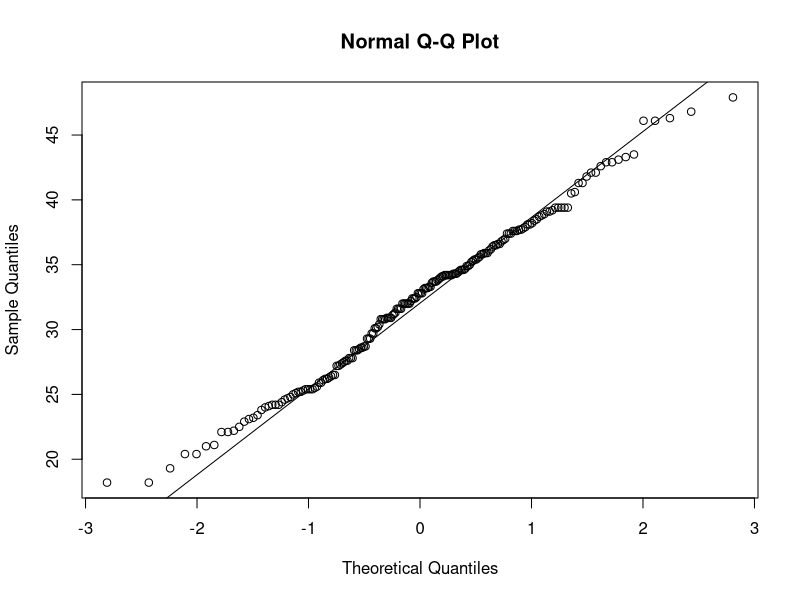
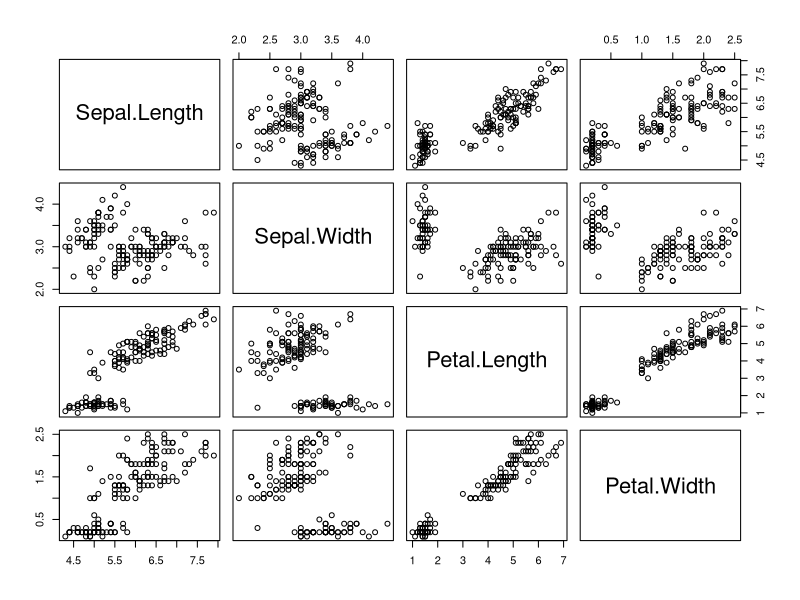
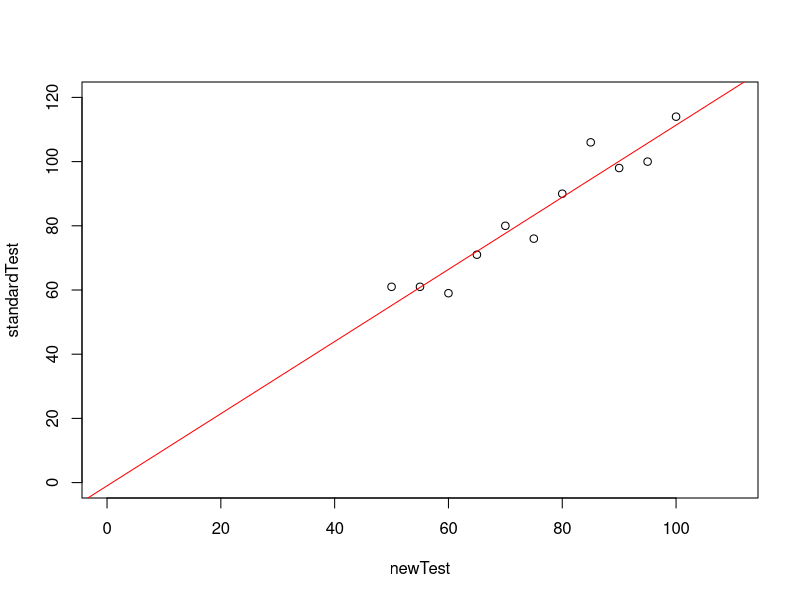
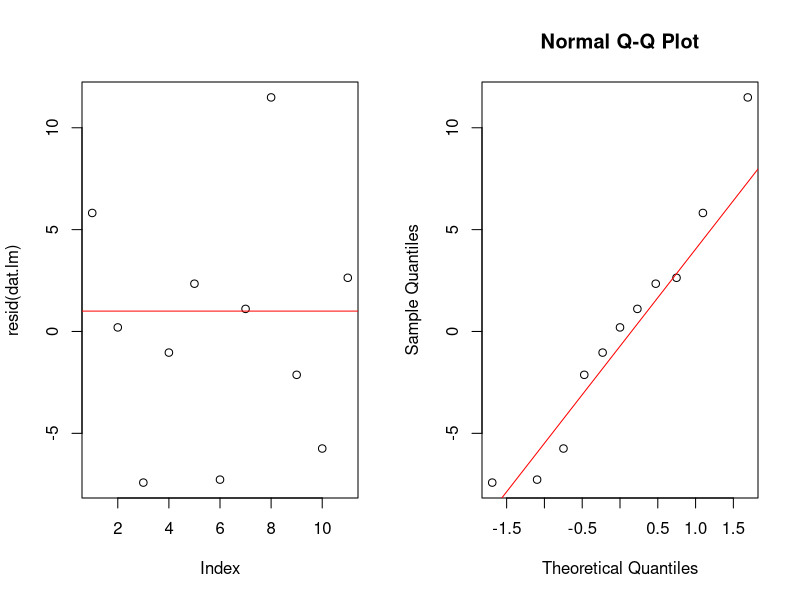

Here is the R script that generated these plots, in order:
#################################################
# Statistical Analysis with BioMedical Data (I) #
#################################################

library(MASS)
attach(Pima.tr)
shapiro.test(bmi)
qqnorm(bmi)
qqline(bmi)

t.test(bmi, mu=30)
bmi.ttest <- t.test(bmi, mu=30)
names(bmi.ttest)
bmi.ttest$p.value
t.test(bmi, mu=30, alternative="greater")
t.test(bmi, mu=30, alternative="less")

var.test(bmi ~ type)

t.test(bmi ~ type)

data(anorexia)

FT <- subset(anorexia, Treat=='FT')
head(FT)
shapiro.test(FT$Prewt - FT$Postwt)
t.test(FT$Prewt, FT$Postwt, paired=TRUE)

CBT <- subset(anorexia, Treat=='CBT')
shapiro.test(CBT$Prewt - CBT$Postwt)
wilcox.test(CBT$Prewt, CBT$Postwt, paired=TRUE)

placebo <- c(7, 5, 6, 4, 12)
new_drug <- c(3, 6, 4, 2, 1)
wilcox.test(placebo, new_drug, exact=FALSE)

attach(iris)
cor(Sepal.Length, Petal.Width)
cor.test(Sepal.Length, Petal.Width)
cor(iris[, 1:4])
pairs(iris[, 1:4])

install.packages("Hmisc")
library(Hmisc)
rcorr(as.matrix(iris[, 1:4]))

iris.na.test <- iris[, 1:4]
iris.na.test[1,1] <- NA
iris.na.test[3,2] <- NA
iris.na.test[4,3] <- NA
head(iris.na.test)
cor(iris.na.test)

head(iris.na.test)
cor(iris.na.test, use="complete.obs")

head(iris.na.test)
cor(iris.na.test, use="pairwise.complete.obs")

doctorA <- c(4,1,3,2,6,5,8,7)
doctorB <- c(5,3,1,2,6,4,7,8)
cor.test(doctorA, doctorB, method="spearman")

newTest <- c(50, 55, 60, 65, 70, 75, 80, 85, 90, 95, 100)
standardTest <- c(61, 61, 59, 71, 80, 76, 90, 106, 98, 100, 114)
dat <- data.frame(newTest, standardTest)
plot(standardTest ~ newTest, data=dat, xlim=c(0, 110), ylim=c(0, 120))
dat.lm <- lm(standardTest ~ newTest, data=dat)
summary(dat.lm)
abline(dat.lm, col="red")

coef(dat.lm)
predict(dat.lm, newdata=data.frame(newTest=80))

par(mfrow=c(1,2))
plot(resid(dat.lm))
abline(1, 0, col="red")
qqnorm(resid(dat.lm))
qqline(resid(dat.lm), col="red")
shapiro.test(resid(dat.lm))
install.packages("lmtest")
library(lmtest)
dwtest(standardTest ~ newTest, data=dat)
